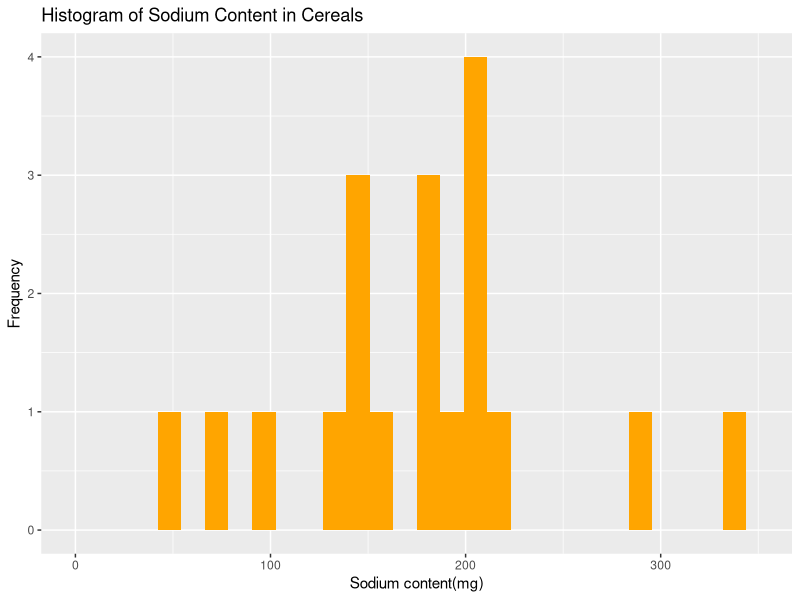

The R script that drew this image:
## ---- chunk 1
#| label: setup
#| warning: false
#| message: false

library(tidyverse)
library(ggplot2)

knitr::opts_chunk$set(echo = TRUE, warning=FALSE, message=FALSE)
## ---- chunk 2
# Reading in cereal.csv
cereal_1 <- read_csv("_data/cereal.csv")
cereal_1
## ---- chunk 3
# Creating function to compute z-scores
calculate_z_score <- function(col_name) {
  z_score <- (col_name - mean(col_name)) / sd(col_name)
  return(z_score)
}

# Using z-score function for Sodium variable in cereal_1 dataset
calculate_z_score(cereal_1$Sodium)

# Using z-score function for Sugar variable in cereal_1 dataset
calculate_z_score(cereal_1$Sugar)
## ---- chunk 4
# Creating a function, build_histogram, to make a histogram
build_histogram <- function(data, col_name, title, fill="orange", xlab="x", ylab= "Frequency", x_max= 350, y_max= 4) {
  data %>%
    ggplot(aes({{col_name}})) + geom_histogram(fill= fill)+ labs(x=xlab, y=ylab, title= title) + xlim(0,x_max)+ ylim(0,y_max)
}

# Using histogram function for Sodium variable in cereal_1 dataset
build_histogram(cereal_1, Sodium, "Histogram of Sodium Content in Cereals", xlab = "Sodium content(mg)", ylab = "Frequency")
